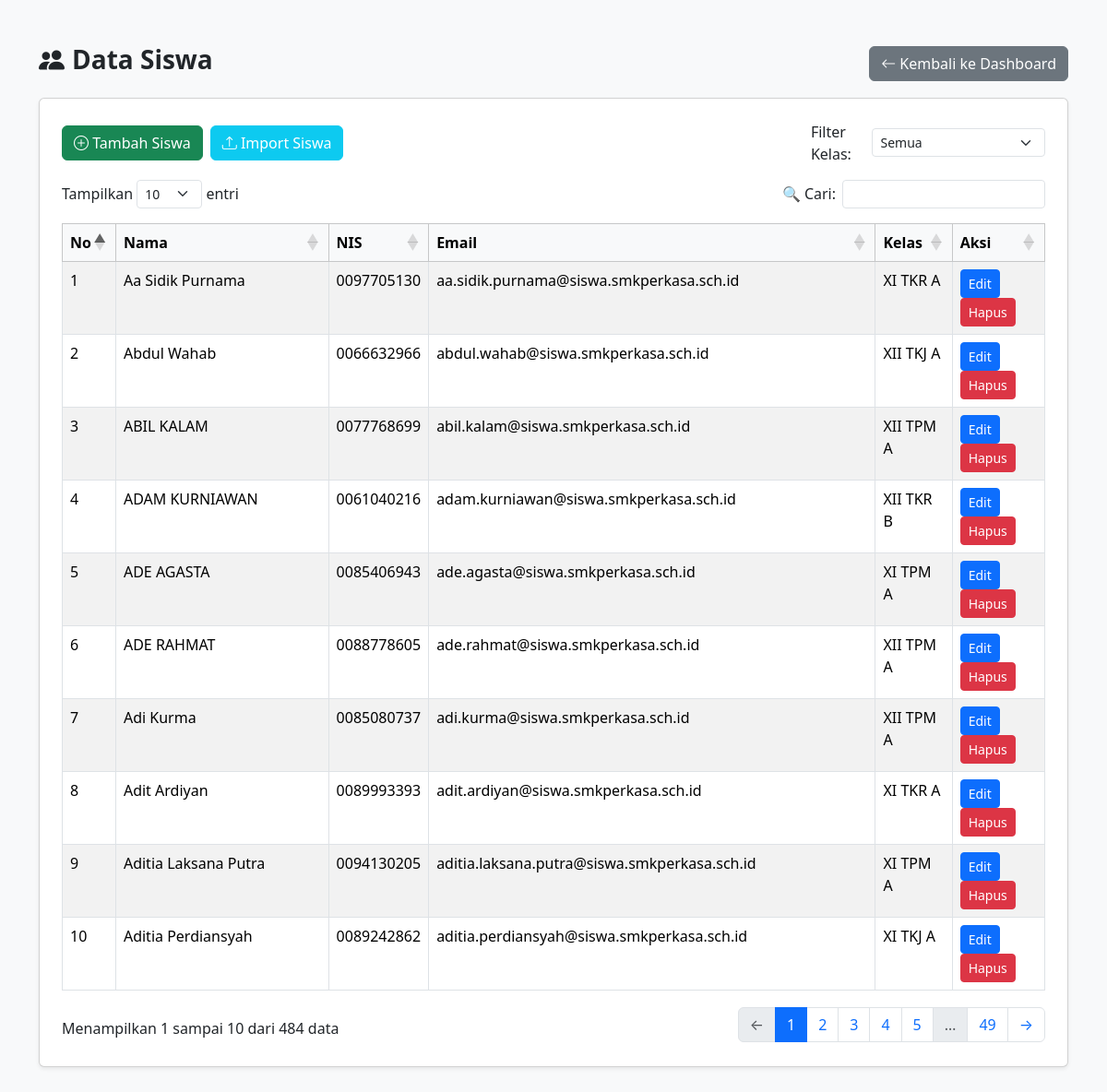
Screenshot of /public/index.php?page=siswa_index (signed in) with the database file from the repository.
### tables this page shows
CREATE TABLE `siswa` (
  `id_siswa` int(11) NOT NULL,
  `nama_siswa` varchar(100) NOT NULL,
  `nis` varchar(50) DEFAULT NULL,
  `email` varchar(100) DEFAULT NULL,
  `password` varchar(255) DEFAULT NULL,
  `id_kelas` int(11) DEFAULT NULL
);

CREATE TABLE `kelas` (
  `id_kelas` int(11) NOT NULL,
  `nama_kelas` varchar(50) NOT NULL
);

### app/controllers/SiswaController.php (called while the page is built, shortened)
<?php
require_once __DIR__ . '/../models/SiswaModel.php';
class SiswaController
{
    private $model;
    public function __construct()
    {
        $this->model = new SiswaModel();
    }
    public function index()
    {
        $data = $this->model->getAll();
        include __DIR__ . '/../views/siswa/index.php';
    }
}

### core/Database.php (called while the page is built)
<?php
class Database
{
    private static $connection;
    public static function getConnection()
    {
        if (!self::$connection) {
            try {
                $config = require __DIR__ . '/config.php';
                $host     = $config['db_host'];
                $dbname   = $config['db_name'];
                $username = $config['db_user'];
                $password = $config['db_password'];
                self::$connection = new PDO("mysql:host=$host;dbname=$dbname", $username, $password);
                self::$connection->setAttribute(PDO::ATTR_ERRMODE, PDO::ERRMODE_EXCEPTION);
            } catch (PDOException $e) {
                die("Connection failed: " . $e->getMessage());
            }
        }
        return self::$connection;
    }
}

### app/models/SiswaModel.php (called while the page is built, shortened)
<?php
require_once __DIR__ . '/../../core/Database.php';
class SiswaModel
{
    private $db;
    public function __construct()
    {
        $this->db = (new Database())->getConnection();
    }
    public function getAll()
    {
        $stmt = $this->db->query("
            SELECT siswa.*, kelas.nama_kelas
            FROM siswa
            LEFT JOIN kelas ON siswa.id_kelas = kelas.id_kelas
            ORDER BY siswa.nama_siswa ASC
        ");
        return $stmt->fetchAll(PDO::FETCH_ASSOC);
    }
}

### app/views/siswa/index.php (the view, shortened to what this page needs)
<!DOCTYPE html>
<html lang="id">
<head>
    <link href="https://cdn.jsdelivr.net/npm/bootstrap@5.3.2/dist/css/bootstrap.min.css" rel="stylesheet">
    <link href="https://cdn.jsdelivr.net/npm/bootstrap-icons@1.11.3/font/bootstrap-icons.css" rel="stylesheet">
    <link href="https://cdn.datatables.net/1.13.6/css/dataTables.bootstrap5.min.css" rel="stylesheet">
    <link href="https://cdn.datatables.net/buttons/2.4.2/css/buttons.bootstrap5.min.css" rel="stylesheet">
    <link rel="stylesheet" href="assets/css/siswa_index.css">
</head>
<body>
    <div class="container my-5">
        <div class="d-flex justify-content-between align-items-center mb-3">
            <h3><i class="bi bi-people-fill me-2"></i>Data Siswa</h3>
            <a href="?page=dashboard" class="btn btn-secondary">
                <i class="bi bi-arrow-left"></i> Kembali ke Dashboard
            </a>
        </div>
        <div class="card shadow-sm p-4">
            <div class="d-flex flex-wrap gap-2 justify-content-between align-items-center mb-3">
                <div class="d-flex gap-2">
                    <a href="?page=siswa_tambah" class="btn btn-success">
                        <i class="bi bi-plus-circle"></i> Tambah Siswa
                    </a>
                    <?php if ($_SESSION['user']['role'] === 'admin'): ?>
                        <a href="?page=import_siswa" class="btn btn-info text-white">
                            <i class="bi bi-upload"></i> Import Siswa
                        </a>
                    <?php endif; ?>
                </div>
                <div class="d-flex align-items-center gap-2">
                    <label for="filterKelas" class="form-label mb-0">Filter Kelas:</label>
                    <select id="filterKelas" class="form-select form-select-sm">
                        <option value="">Semua</option>
                    </select>
                </div>
            </div>
            <div class="table-responsive">
                <table id="siswaTable" class="table table-striped table-bordered w-100">
                    <thead class="table-light">
                        <tr>
                            <th>No</th>
                            <th>Nama</th>
                            <th>NIS</th>
                            <th>Email</th>
                            <th>Kelas</th>
                            <th>Aksi</th>
                        </tr>
                    </thead>
                    <tbody>
                        <?php if (!empty($data)): ?>
                            <?php $no = 1;
                            foreach ($data as $siswa): ?>
                                <tr>
                                    <td><?= $no++ ?></td>
                                    <td><?= htmlspecialchars($siswa['nama_siswa']) ?></td>
                                    <td><?= htmlspecialchars($siswa['nis']) ?></td>
                                    <td><?= htmlspecialchars($siswa['email']) ?></td>
                                    <td><?= htmlspecialchars($siswa['nama_kelas']) ?></td>
                                    <td>
                                        <a href="?page=siswa_edit&id=<?= $siswa['id_siswa'] ?>" class="btn btn-sm btn-primary">Edit</a>
                                        <a href="?page=siswa_hapus&id=<?= $siswa['id_siswa'] ?>" class="btn btn-sm btn-danger" onclick="return confirm('Hapus data?')">Hapus</a>
                                    </td>
                                </tr>
                            <?php endforeach ?>
                        <?php else: ?>
                            <tr>
                                <td colspan="6" class="text-center">Tidak ada data.</td>
                            </tr>
                        <?php endif ?>
                    </tbody>
                </table>
            </div>
        </div>
    </div>
</body>
</html>

### public/assets/css/siswa_index.css (style rules this page uses)
body { background-color: #f8f9fa; }
h3 { font-weight: 600; }
.table thead th { vertical-align: middle; text-align: center; }
#filterKelas { min-width: 160px; }

### rows the page displays
siswa: nama_siswa "Aa Sidik Purnama", nis "0097705130", email "aa.sidik.purnama@siswa.smkperkasa.sch.id", id_kelas.nama_kelas "XI TKR A"
siswa: nama_siswa "Abdul Wahab", nis "0066632966", email "abdul.wahab@siswa.smkperkasa.sch.id", id_kelas.nama_kelas "XII TKJ A"
siswa: nama_siswa "ABIL KALAM", nis "0077768699", email "abil.kalam@siswa.smkperkasa.sch.id", id_kelas.nama_kelas "XII TPM A"
siswa: nama_siswa "ADAM KURNIAWAN", nis "0061040216", email "adam.kurniawan@siswa.smkperkasa.sch.id", id_kelas.nama_kelas "XII TKR B"
siswa: nama_siswa "ADE AGASTA", nis "0085406943", email "ade.agasta@siswa.smkperkasa.sch.id", id_kelas.nama_kelas "XI TPM A"
siswa: nama_siswa "ADE RAHMAT", nis "0088778605", email "ade.rahmat@siswa.smkperkasa.sch.id", id_kelas.nama_kelas "XII TPM A"
siswa: nama_siswa "Adi Kurma", nis "0085080737", email "adi.kurma@siswa.smkperkasa.sch.id", id_kelas.nama_kelas "XII TPM A"
siswa: nama_siswa "Adit Ardiyan", nis "0089993393", email "adit.ardiyan@siswa.smkperkasa.sch.id", id_kelas.nama_kelas "XI TKR A"
siswa: nama_siswa "Aditia Laksana Putra", nis "0094130205", email "aditia.laksana.putra@siswa.smkperkasa.sch.id", id_kelas.nama_kelas "XI TPM A"
siswa: nama_siswa "Aditia Perdiansyah", nis "0089242862", email "aditia.perdiansyah@siswa.smkperkasa.sch.id", id_kelas.nama_kelas "XI TKJ A"
